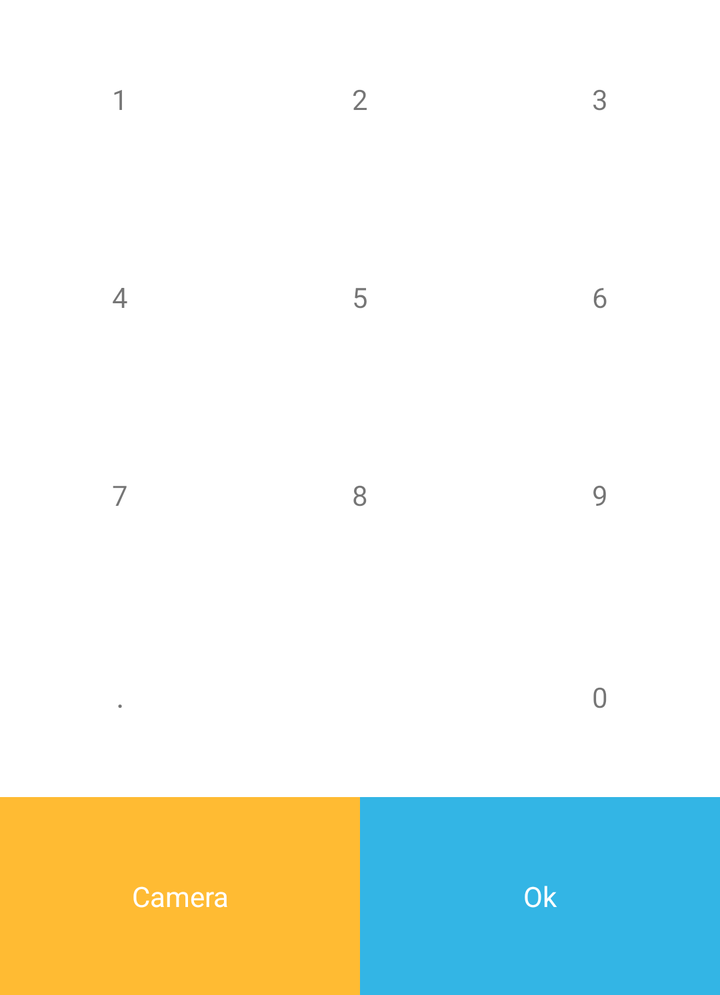
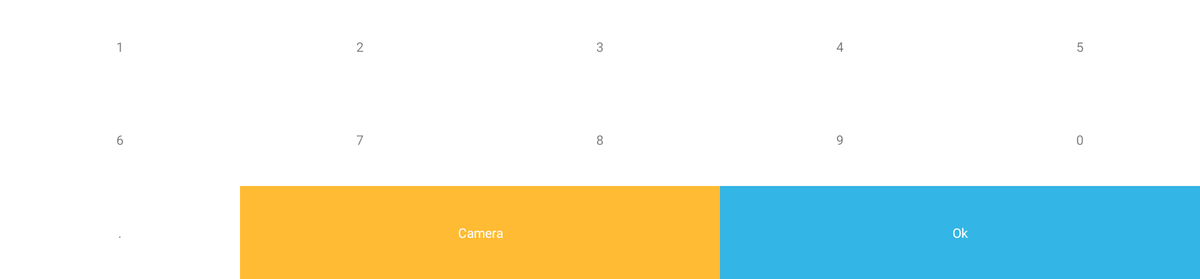

Compare how this app lays out the same screen by default and in its alternative resource folder. The renders come first, then the two layout files and the values they reference.
<!-- AndroidManifest.xml: application theme BaseAppTheme -->
<!-- res/layout/view_custom_keyboard.xml -->
<?xml version="1.0" encoding="utf-8"?>
<LinearLayout xmlns:android="http://schemas.android.com/apk/res/android"
    xmlns:app="http://schemas.android.com/apk/res-auto"
    xmlns:tools="http://schemas.android.com/tools"
    android:layout_width="match_parent"
    android:layout_height="wrap_content"
    android:gravity="center"
    android:orientation="vertical">

    <LinearLayout
        android:layout_width="match_parent"
        android:layout_height="wrap_content"
        android:orientation="horizontal">

        <TextView
            android:id="@+id/btnOne"
            style="@style/ViewKeyboardStyle"
            android:layout_weight="1"
            android:text="1" />

        <TextView
            android:id="@+id/btnTwo"
            style="@style/ViewKeyboardStyle"
            android:text="2" />

        <TextView
            android:id="@+id/btnThree"
            style="@style/ViewKeyboardStyle"
            android:layout_weight="1"
            android:text="3" />
    </LinearLayout>

    <LinearLayout
        android:layout_width="match_parent"
        android:layout_height="wrap_content"
        android:orientation="horizontal">

        <TextView
            android:id="@+id/btnFour"
            style="@style/ViewKeyboardStyle"
            android:text="4" />

        <TextView
            android:id="@+id/btnFive"
            style="@style/ViewKeyboardStyle"
            android:text="5" />

        <TextView
            android:id="@+id/btnSix"
            style="@style/ViewKeyboardStyle"
            android:text="6" />
    </LinearLayout>

    <LinearLayout
        android:layout_width="match_parent"
        android:layout_height="wrap_content"
        android:orientation="horizontal">

        <TextView
            android:id="@+id/btnSeven"
            style="@style/ViewKeyboardStyle"
            android:text="7" />

        <TextView
            android:id="@+id/btnEight"
            style="@style/ViewKeyboardStyle"
            android:text="8" />

        <TextView
            android:id="@+id/btnNine"
            style="@style/ViewKeyboardStyle"
            android:text="9" />
    </LinearLayout>

    <LinearLayout
        android:layout_width="match_parent"
        android:layout_height="wrap_content"
        android:orientation="horizontal">

        <TextView
            android:id="@+id/btnDot"
            style="@style/ViewKeyboardStyle"
            android:text="."
            android:textSize="16sp" />

        <TextView
            style="@style/ViewKeyboardStyle"
            android:text="."
            android:textSize="16sp"
            android:visibility="invisible" />

        <TextView
            android:id="@+id/btnZero"
            style="@style/ViewKeyboardStyle"
            android:text="0" />
    </LinearLayout>

    <LinearLayout
        android:layout_width="match_parent"
        android:layout_height="wrap_content"
        android:orientation="horizontal">

        <TextView
            android:id="@id/btnCamera"
            style="@style/ViewKeyboardStyle"
            android:background="@android:color/holo_orange_light"
            android:textColor="@android:color/white"
            android:text="@string/label_camera" />

        <TextView
            android:id="@id/btnOk"
            style="@style/ViewKeyboardStyle"
            android:background="@android:color/holo_blue_light"
            android:textColor="@android:color/white"
            android:text="@string/label_ok" />
    </LinearLayout>

</LinearLayout>
<!-- resources referenced by this layout -->
<resources>
  <string name="label_camera">Camera</string>
  <string name="label_ok">Ok</string>
  <style name="ViewKeyboardStyle">
          <item name="android:layout_weight">1</item>
          <item name="android:layout_width">0dp</item>
          <item name="android:layout_height">wrap_content</item>
          <item name="android:padding">40dp</item>
          <item name="android:textAlignment">center</item>
      </style>
  <style name="BaseAppTheme" parent="@style/Theme.MaterialComponents.Light.NoActionBar">
          <item name="windowActionBar">false</item>
          <item name="windowNoTitle">true</item>
          <item name="colorPrimary">@color/colorPrimary</item>
          <item name="colorAccent">@color/colorAccent</item>
          <item name="android:windowContentOverlay">@null</item>
          <item name="android:scrollingCache">false</item>
          <item name="popupMenuStyle">@style/AppTheme.PopupMenu</item>
          <item name="android:dropDownListViewStyle">@style/AppTheme.PopupMenu.Style</item>
          <item name="android:actionBarStyle">@style/AppTheme.Toolbar</item>
          <item name="android:statusBarColor">@color/colorPrimary</item>
          <item name="colorControlNormal">@color/colorPrimary</item>
          <item name="colorControlActivated">@color/colorPrimary</item>
          <item name="colorControlHighlight">@color/colorAccent</item>
      </style>
  <color name="colorPrimary">#37474F</color>
  <color name="colorAccent">#03DAC5</color>
  <style name="AppTheme.PopupMenu" parent="@style/Widget.AppCompat.PopupMenu">
          <item name="android:popupBackground">#F5F5F5</item>
          <item name="android:textColor">@color/colorPrimary</item>
          <item name="android:background">#F5F5F5</item>
      </style>
  <style name="AppTheme.PopupMenu.Style" parent="@style/Widget.AppCompat.ListView.DropDown">
          <item name="android:divider">@color/colorPrimary</item>
          <item name="android:dividerHeight">1dp</item>
      </style>
  <style name="AppTheme.Toolbar" parent="ThemeOverlay.MaterialComponents.Dark.ActionBar">
          <item name="android:titleTextStyle">@style/AppTheme.TextPrimary</item>
          <item name="android:actionMenuTextColor">@color/colorPrimary</item>
          <item name="colorControlNormal">@color/colorPrimary</item>
          <item name="android:statusBarColor">@color/colorPrimary</item>
          <item name="contentInsetStart">0dp</item>
      </style>
  <style name="AppTheme.TextPrimary" parent="@style/TextAppearance.AppCompat.Widget.ActionBar.Title">
          <item name="android:textColor">@color/colorPrimary</item>
      </style>
</resources>
<!-- res/layout-sw720dp/view_custom_keyboard.xml (the repository's variant of the layout above) -->
<!-- drawn on a large tablet held sideways -->
<?xml version="1.0" encoding="utf-8"?>
<LinearLayout xmlns:android="http://schemas.android.com/apk/res/android"
    xmlns:app="http://schemas.android.com/apk/res-auto"
    xmlns:tools="http://schemas.android.com/tools"
    android:orientation="vertical"
    android:layout_width="match_parent"
    android:layout_height="wrap_content"
    android:gravity="center">

    <LinearLayout
        android:layout_width="match_parent"
        android:layout_height="wrap_content"
        android:orientation="horizontal">
        <TextView
            android:id="@+id/btnOne"
            style="@style/ViewKeyboardStyle"
            android:text="1"
            />
        <TextView
            android:id="@+id/btnTwo"
            style="@style/ViewKeyboardStyle"
            android:text="2"
            />
        <TextView
            android:id="@+id/btnThree"
            android:layout_weight="1"
            style="@style/ViewKeyboardStyle"
            android:text="3"
            />
        <TextView
            android:id="@+id/btnFour"
            style="@style/ViewKeyboardStyle"
            android:text="4"
            />
        <TextView
            android:id="@+id/btnFive"
            style="@style/ViewKeyboardStyle"
            android:text="5"
            />
    </LinearLayout>
    <LinearLayout
        android:layout_width="match_parent"
        android:layout_height="wrap_content"
        android:orientation="horizontal">
        <TextView
            android:id="@+id/btnSix"
            style="@style/ViewKeyboardStyle"
            android:text="6"
            />
        <TextView
            android:id="@+id/btnSeven"
            style="@style/ViewKeyboardStyle"
            android:text="7"
            />
        <TextView
            android:id="@+id/btnEight"
            style="@style/ViewKeyboardStyle"
            android:text="8"
            />
        <TextView
            android:id="@+id/btnNine"
            style="@style/ViewKeyboardStyle"
            android:text="9"
            />
        <TextView
            android:id="@+id/btnZero"
            style="@style/ViewKeyboardStyle"
            android:text="0"
            />
    </LinearLayout>
    <LinearLayout
        android:layout_width="match_parent"
        android:layout_height="wrap_content"
        android:orientation="horizontal">

    </LinearLayout>
    <LinearLayout
        android:layout_width="match_parent"
        android:layout_height="wrap_content"
        android:orientation="horizontal">
        <TextView
            android:id="@+id/btnDot"
            style="@style/ViewKeyboardStyle"
            android:text="."
            />
        <TextView
            android:id="@id/btnCamera"
            style="@style/ViewKeyboardStyle"
            android:layout_weight="2"
            android:background="@android:color/holo_orange_light"
            android:textColor="@android:color/white"
            android:text="@string/label_camera"
            />
        <TextView
            android:id="@id/btnOk"
            style="@style/ViewKeyboardStyle"
            android:layout_weight="2"
            android:background="@android:color/holo_blue_light"
            android:textColor="@android:color/white"
            android:text="@string/label_ok"
            />
    </LinearLayout>

</LinearLayout>
